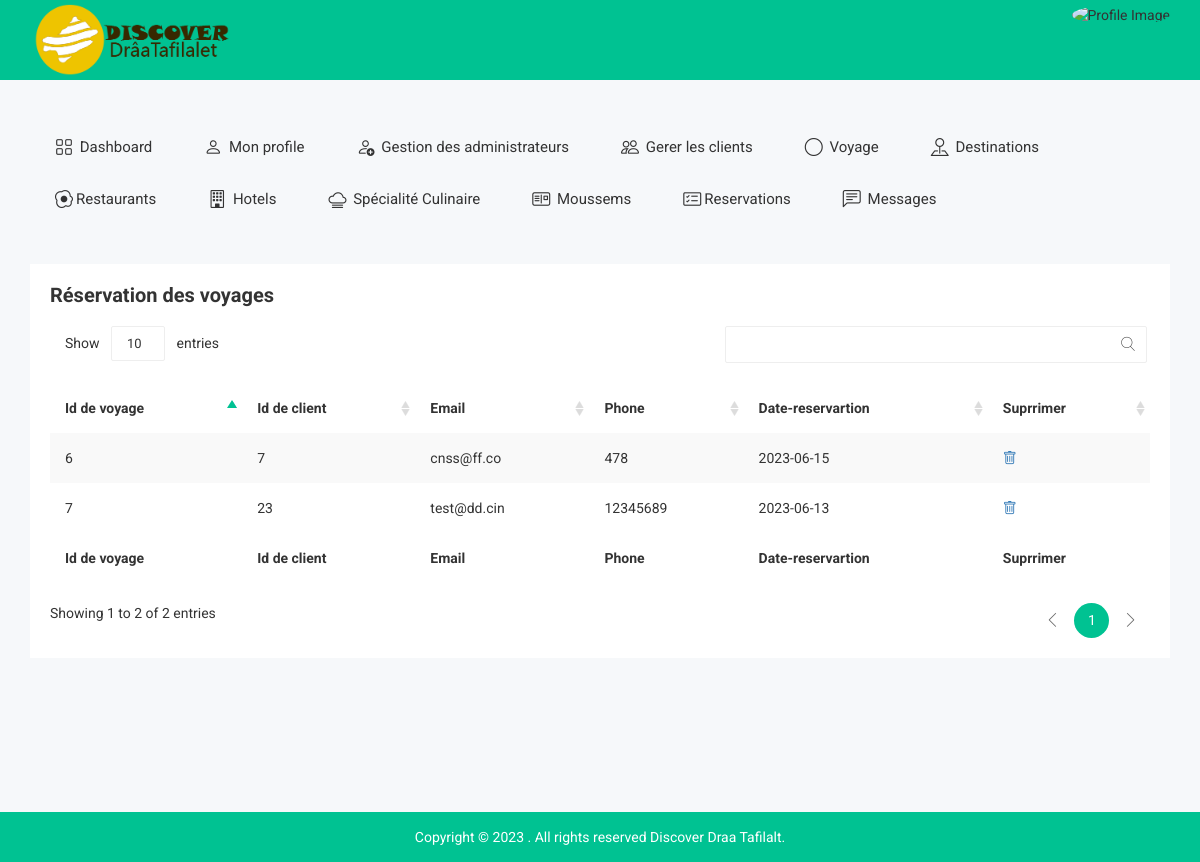
Before: /affiche-voyres.php (signed in) with the older database file.
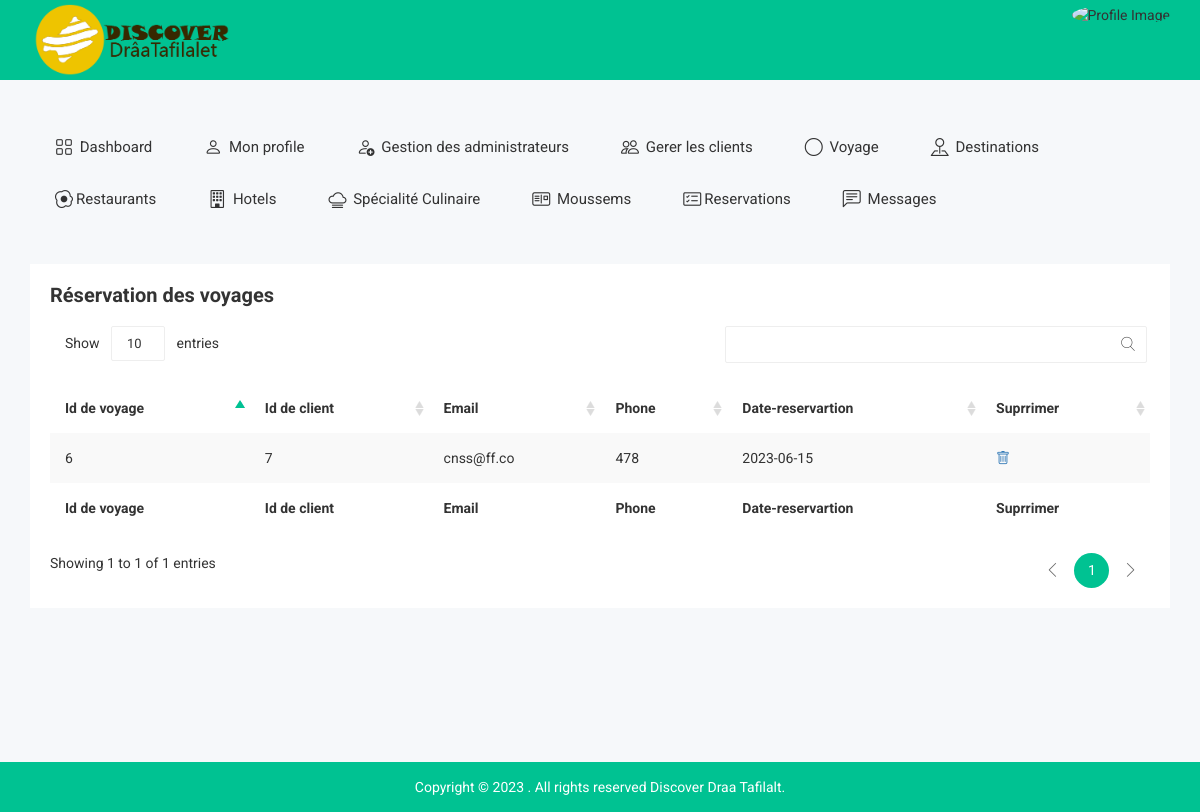
After: the same page with the newer database file.
### affiche-voyres.php (the view, shortened to what this page needs)
<?php
include 'connection.php';
$sql = 'SELECT *
		FROM `reserver-voyage`';
 $statement = $pdo->query($sql);
 $publishers = $statement->fetchAll(PDO::FETCH_ASSOC);
?>
<!doctype html>
<html class="no-js" lang="">
<head>
    <link rel="stylesheet" href="https://cdn.jsdelivr.net/npm/bootstrap-icons@1.10.5/font/bootstrap-icons.css">
        <link rel="stylesheet" href="css/bootstrap.min.css">
        <link rel="stylesheet" href="css/font-awesome.min.css">
        <link rel="stylesheet" href="css/owl.carousel.css">
        <link rel="stylesheet" href="css/owl.theme.css">
        <link rel="stylesheet" href="css/owl.transitions.css">
        <link rel="stylesheet" href="css/meanmenu/meanmenu.min.css">
        <link rel="stylesheet" href="css/animate.css">
        <link rel="stylesheet" href="css/normalize.css">
        <link rel="stylesheet" href="css/wave/waves.min.css">
        <link rel="stylesheet" href="css/wave/button.css">
        <link rel="stylesheet" href="css/scrollbar/jquery.mCustomScrollbar.min.css">
        <link rel="stylesheet" href="css/notika-custom-icon.css">
        <link rel="stylesheet" href="css/jquery.dataTables.min.css">
        <link rel="stylesheet" href="css/main.css">
        <link rel="stylesheet" href="style.css">
        <link rel="stylesheet" href="css/responsive.css">
</head>
<body>
    <?php include 'tophead.php' ?>
    <div class="main-menu-area mg-tb-40">
    </div>
    <div class="notika-status-area">
        <div class="container">
            <div class="row">
                <div class="col-lg-12 col-md-12 col-sm-12 col-xs-12">
                    <div class="data-table-list">
                        <div class="basic-tb-hd">
                            <h2>Réservation des voyages</h2>
                        </div>
                        <div class="table-responsive">
                            <table id="data-table-basic" class="table table-striped">
                                <thead>
                                    <tr>
                                         <th>Id de voyage</th>
                                        <th>Id de client</th>
                                        <th>Email</th>
                                        <th>Phone</th>
                                        <th>Date-reservartion</th>
                                        <th>Suprrimer</th>
                                    </tr>
                                </thead>
                                <tbody>
                                <?php
                                if ($publishers) {
                                    foreach ($publishers as $publisher) {?>
                                    <tr>
                                    <td><?php  echo $publisher['id-cer'] ?></td>
                                        <td><?php  echo $publisher['id-cleint'] ?></td>
                                        <td><?php  echo $publisher['email'] ?></td>
                                        <td><?php  echo $publisher['phone'] ?></td>
                                        <td><?php  echo $publisher['date-reservartion'] ?></td>
                                        <td><a href="delete-resvoy.php?id=<?php echo $publisher['id_voya'] ?>"> <i class="bi bi-trash"></i></a></td>
                                     </tr>
                               <?php }}
                                ?>
                                </tbody>
                                <tfoot>
                                    <tr>
                                    <th>Id de voyage</th>
                                        <th>Id de client</th>
                                        <th>Email</th>
                                        <th>Phone</th>
                                        <th>Date-reservartion</th>
                                        <th>Suprrimer</th>
                                </tfoot>
                            </table>
                        </div>
                    </div>
                </div>
            </div>
        </div>
    </div>
    <div class="footer-copyright-area">
        <div class="container">
            <div class="row">
                <div class="col-lg-12 col-md-12 col-sm-12 col-xs-12">
                    <div class="footer-copy-right">
                        <p>Copyright © 2023
. All rights reserved Discover Draa Tafilalt.</p>
                    </div>
                </div>
            </div>
        </div>
    </div>
</body>
</html>

Changed rows visible on the page:
removed reserver-voyage: value "7", value "23", email "test@dd.cin", phone "12345689", value "2023-06-13"
Other visible differences:
text written by a page script: "Show entries Showing 1 to 2 of 2 entries 1" → "Show entries Showing 1 to 1 of 1 entries 1"
